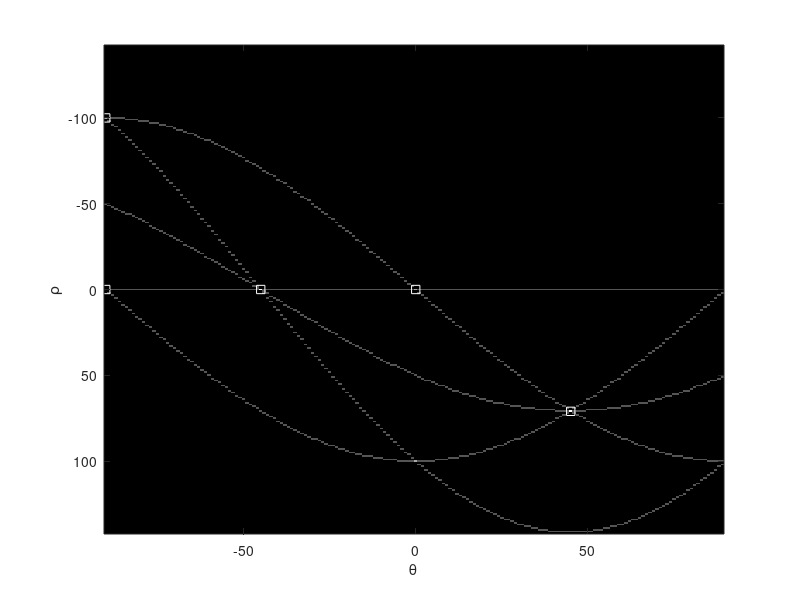

Reproduce this figure in MATLAB.
close all;
clc; clear
f = zeros ( 101 , 101 ) ;
f(1 , 1   ) = 1; 
f(1 , 101 ) = 1;
f(101, 1  ) = 1;
f(101, 101) = 1;
f(51 , 51 ) = 1;

imshow(not(f),[]);figure; 
[H,theta,rho] = hough(f) ;

imshow(H, [] , 'XData',theta , 'YData' , rho , 'InitialMagnification' , 'fit' )
axis on , axis normal
xlabel ( '\theta' ) , ylabel ( '\rho' )

NumPeaks = 5
peaks = houghpeaks(H, NumPeaks)
hold on
plot(theta(peaks(:,2)),rho(peaks(:,1)), ...
'linestyle','none','marker','s','color','w')



